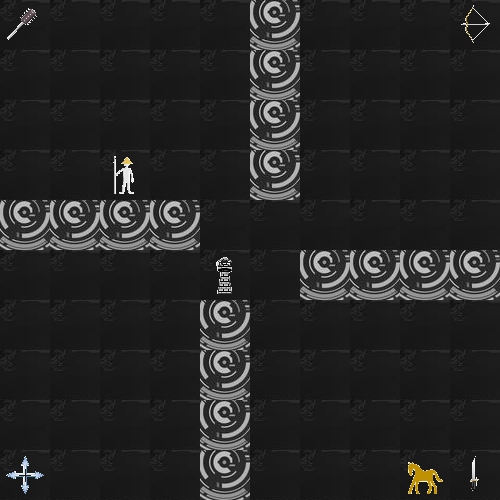

Tiled map render using the project's own tile images. Description and the whole map definition, tile-layer contents included, below:
An orthogonal 10x10 tile map with 50x50 px tiles, 2 tile layers (cellItem, unitConfig), 2 tilesets.

<map version="1.0" orientation="orthogonal" renderorder="left-down" width="10" height="10" tilewidth="50" tileheight="50" nextobjectid="10">
 <tileset firstgid="1" name="allSprite" tilewidth="50" tileheight="50" tilecount="10" columns="5">
  <image source="allSprite.png" width="250" height="100" />
  <tile id="0">
   <properties>
    <property name="category" value="SOLDIER" />
   </properties>
  </tile>
  <tile id="1">
   <properties>
    <property name="category" value="TOWER" />
   </properties>
  </tile>
  <tile id="2">
   <properties>
    <property name="category" value="ARROW" />
   </properties>
  </tile>
  <tile id="3">
   <properties>
    <property name="category" value="SWORD" />
   </properties>
  </tile>
  <tile id="4">
   <properties>
    <property name="category" value="HORSE" />
   </properties>
  </tile>
  <tile id="5">
   <properties>
    <property name="category" value="KNIFE" />
   </properties>
  </tile>
  <tile id="6">
   <properties>
    <property name="category" value="STICK" />
   </properties>
  </tile>
  <tile id="7">
   <properties>
    <property name="category" value="BOW" />
   </properties>
  </tile>
  <tile id="8">
   <properties>
    <property name="category" value="AXE" />
   </properties>
  </tile>
  <tile id="9">
   <properties>
    <property name="category" value="WING" />
   </properties>
  </tile>
 </tileset>
 <tileset firstgid="11" name="desktop" tilewidth="50" tileheight="50" tilecount="20" columns="5">
  <image source="desktop.jpg" width="293" height="220" />
  <tile id="9">
   <properties>
    <property name="item" value="sth" />
   </properties>
  </tile>
 </tileset>
 <layer name="cellItem" width="10" height="10">
  <data encoding="csv">
17,17,17,17,17,20,17,17,17,17,
17,17,17,17,17,20,17,17,17,17,
17,17,17,17,17,20,17,17,17,17,
17,17,17,17,17,20,17,17,17,17,
20,20,20,20,17,17,17,17,17,17,
17,17,17,17,17,17,20,20,20,20,
17,17,17,17,20,17,17,17,17,17,
17,17,17,17,20,17,17,17,17,17,
17,17,17,17,20,17,17,17,17,17,
17,17,17,17,20,17,17,17,17,17
</data>
 </layer>
 <layer name="unitConfig" width="10" height="10">
  <data encoding="csv">
7,0,0,0,0,0,0,0,0,8,
0,0,0,0,0,0,0,0,0,0,
0,0,0,0,0,0,0,0,0,0,
0,0,1,0,0,0,0,0,0,0,
0,0,0,0,0,0,0,0,0,0,
0,0,0,0,2,0,0,0,0,0,
0,0,0,0,0,0,0,0,0,0,
0,0,0,0,0,0,0,0,0,0,
0,0,0,0,0,0,0,0,0,0,
3,0,0,0,0,0,0,0,5,6
</data>
 </layer>
</map>
